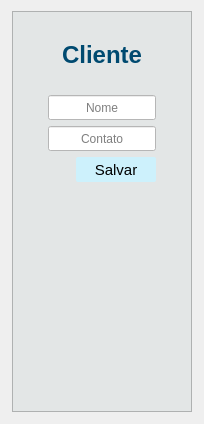
                <widget class="QWidget" name="tab_1">
                 <attribute name="title">
                  <string>Cadastro</string>
                 </attribute>
                 <layout class="QGridLayout" name="gridLayout_2">
                  <item row="0" column="2">
                   <spacer name="horizontalSpacer_2">
                    <property name="orientation">
                     <enum>Qt::Horizontal</enum>
                    </property>
                    <property name="sizeType">
                     <enum>QSizePolicy::Fixed</enum>
                    </property>
                    <property name="sizeHint" stdset="0">
                     <size>
                      <width>1</width>
                      <height>20</height>
                     </size>
                    </property>
                   </spacer>
                  </item>
                  <item row="2" column="1">
                   <spacer name="verticalSpacer_24">
                    <property name="orientation">
                     <enum>Qt::Vertical</enum>
                    </property>
                    <property name="sizeType">
                     <enum>QSizePolicy::Fixed</enum>
                    </property>
                    <property name="sizeHint" stdset="0">
                     <size>
                      <width>20</width>
                      <height>1</height>
                     </size>
                    </property>
                   </spacer>
                  </item>
                  <item row="1" column="0">
                   <spacer name="horizontalSpacer_5">
                    <property name="orientation">
                     <enum>Qt::Horizontal</enum>
                    </property>
                    <property name="sizeType">
                     <enum>QSizePolicy::Fixed</enum>
                    </property>
                    <property name="sizeHint" stdset="0">
                     <size>
                      <width>1</width>
                      <height>20</height>
                     </size>
                    </property>
                   </spacer>
                  </item>
                  <item row="0" column="1" rowspan="2">
                   <widget class="QFrame" name="frame_5">
                    <property name="minimumSize">
                     <size>
                      <width>0</width>
                      <height>0</height>
                     </size>
                    </property>
                    <property name="styleSheet">
                     <string notr="true">QPushButton:hover{
	border-radius:15px;
}
QLineEdit{

	
	background-color: rgb(255,255,255);
	font: 10pt &quot;MS Shell Dlg 2&quot;;
}

QFrame{

	
		background-color: rgb(227, 230, 230);

}
</string>
                    </property>
                    <property name="frameShape">
                     <enum>QFrame::StyledPanel</enum>
                    </property>
                    <property name="frameShadow">
                     <enum>QFrame::Raised</enum>
                    </property>
                    <layout class="QGridLayout" name="gridLayout">
                     <item row="4" column="1">
                      <spacer name="verticalSpacer_8">
                       <property name="orientation">
                        <enum>Qt::Vertical</enum>
                       </property>
                       <property name="sizeType">
                        <enum>QSizePolicy::Fixed</enum>
                       </property>
                       <property name="sizeHint" stdset="0">
                        <size>
                         <width>20</width>
                         <height>20</height>
                        </size>
                       </property>
                      </spacer>
                     </item>
                     <item row="11" column="0">
                      <spacer name="verticalSpacer_17">
                       <property name="orientation">
                        <enum>Qt::Horizontal</enum>
                       </property>
                       <property name="sizeType">
                        <enum>QSizePolicy::Fixed</enum>
                       </property>
                       <property name="sizeHint" stdset="0">
                        <size>
                         <width>20</width>
                         <height>20</height>
                        </size>
                       </property>
                      </spacer>
                     </item>
                     <item row="13" column="2">
                      <spacer name="verticalSpacer_4">
                       <property name="orientation">
                        <enum>Qt::Vertical</enum>
                       </property>
                       <property name="sizeType">
                        <enum>QSizePolicy::Expanding</enum>
                       </property>
                       <property name="sizeHint" stdset="0">
                        <size>
                         <width>50</width>
                         <height>220</height>
                        </size>
                       </property>
                      </spacer>
                     </item>
                     <item row="10" column="1" colspan="2">
                      <widget class="QLineEdit" name="lineEdit_nome_cliente">
                       <property name="sizePolicy">
                        <sizepolicy hsizetype="Preferred" vsizetype="Preferred">
                         <horstretch>0</horstretch>
                         <verstretch>0</verstretch>
                        </sizepolicy>
                       </property>
                       <property name="minimumSize">
                        <size>
                         <width>50</width>
                         <height>25</height>
                        </size>
                       </property>
                       <property name="maximumSize">
                        <size>
                         <width>2000</width>
                         <height>25</height>
                        </size>
                       </property>
                       <property name="mouseTracking">
                        <bool>true</bool>
                       </property>
                       <property name="text">
                        <string/>
                       </property>
                       <property name="alignment">
                        <set>Qt::AlignCenter</set>
                       </property>
                       <property name="placeholderText">
                        <string>Nome</string>
                       </property>
                      </widget>
                     </item>
                     <item row="12" column="3">
                      <spacer name="verticalSpacer_20">
                       <property name="orientation">
                        <enum>Qt::Horizontal</enum>
                       </property>
                       <property name="sizeType">
                        <enum>QSizePolicy::Fixed</enum>
                       </property>
                       <property name="sizeHint" stdset="0">
                        <size>
                         <width>20</width>
                         <height>20</height>
                        </size>
                       </property>
                      </spacer>
                     </item>
                     <item row="12" column="0" colspan="2">
                      <spacer name="horizontalSpacer">
                       <property name="orientation">
                        <enum>Qt::Horizontal</enum>
                       </property>
                       <property name="sizeType">
                        <enum>QSizePolicy::Preferred</enum>
                       </property>
                       <property name="sizeHint" stdset="0">
                        <size>
                         <width>28</width>
                         <height>20</height>
                        </size>
                       </property>
                      </spacer>
                     </item>
                     <item row="12" column="2">
                      <widget class="QPushButton" name="btn_salvar_cliente">
                       <property name="sizePolicy">
                        <sizepolicy hsizetype="Preferred" vsizetype="Preferred">
                         <horstretch>0</horstretch>
                         <verstretch>0</verstretch>
                        </sizepolicy>
                       </property>
                       <property name="minimumSize">
                        <size>
                         <width>80</width>
                         <height>25</height>
                        </size>
                       </property>
                       <property name="maximumSize">
                        <size>
                         <width>60</width>
                         <height>16777215</height>
                        </size>
                       </property>
                       <property name="font">
                        <font>
                         <pointsize>11</pointsize>
                        </font>
                       </property>
                       <property name="cursor">
                        <cursorShape>PointingHandCursor</cursorShape>
                       </property>
                       <property name="styleSheet">
                        <string notr="true">QPushButton{
	
	background-color: rgb(205, 241, 252);
		border-radius:2px;
	color: rgb(0, 0, 0);
}

QPushButton:hover{
	border-radius:15px;
	background-color: rgb(255, 255, 255);
}</string>
                       </property>
                       <property name="text">
                        <string>Salvar</string>
                       </property>
                      </widget>
                     </item>
                     <item row="9" column="1">
                      <spacer name="verticalSpacer_5">
                       <property name="orientation">
                        <enum>Qt::Vertical</enum>
                       </property>
                       <property name="sizeType">
                        <enum>QSizePolicy::Fixed</enum>
                       </property>
                       <property name="sizeHint" stdset="0">
                        <size>
                         <width>20</width>
                         <height>20</height>
                        </size>
                       </property>
                      </spacer>
                     </item>
                     <item row="10" column="0">
                      <spacer name="verticalSpacer_16">
                       <property name="orientation">
                        <enum>Qt::Horizontal</enum>
                       </property>
                       <property name="sizeType">
                        <enum>QSizePolicy::Fixed</enum>
                       </property>
                       <property name="sizeHint" stdset="0">
                        <size>
                         <width>20</width>
                         <height>20</height>
                        </size>
                       </property>
                      </spacer>
                     </item>
                     <item row="11" column="3">
                      <spacer name="verticalSpacer_19">
                       <property name="orientation">
                        <enum>Qt::Horizontal</enum>
                       </property>
                       <property name="sizeType">
                        <enum>QSizePolicy::Fixed</enum>
                       </property>
                       <property name="sizeHint" stdset="0">
                        <size>
                         <width>20</width>
                         <height>20</height>
                        </size>
                       </property>
                      </spacer>
                     </item>
                     <item row="11" column="1" colspan="2">
                      <widget class="QLineEdit" name="lineEdit_contato_cliente">
                       <property name="sizePolicy">
                        <sizepolicy hsizetype="Preferred" vsizetype="Preferred">
                         <horstretch>0</horstretch>
                         <verstretch>0</verstretch>
                        </sizepolicy>
                       </property>
                       <property name="minimumSize">
                        <size>
                         <width>50</width>
                         <height>25</height>
                        </size>
                       </property>
                       <property name="maximumSize">
                        <size>
                         <width>2000</width>
                         <height>25</height>
                        </size>
                       </property>
                       <property name="alignment">
                        <set>Qt::AlignCenter</set>
                       </property>
                       <property name="placeholderText">
                        <string>Contato</string>
                       </property>
                      </widget>
                     </item>
                     <item row="10" column="3">
                      <spacer name="verticalSpacer_18">
                       <property name="orientation">
                        <enum>Qt::Horizontal</enum>
                       </property>
                       <property name="sizeType">
                        <enum>QSizePolicy::Fixed</enum>
                       </property>
                       <property name="sizeHint" stdset="0">
                        <size>
                         <width>20</width>
                         <height>20</height>
                        </size>
                       </property>
                      </spacer>
                     </item>
                     <item row="5" column="0" colspan="4">
                      <widget class="QLabel" name="label_3">
                       <property name="text">
                        <string>&lt;html&gt;&lt;head/&gt;&lt;body&gt;&lt;p align=&quot;center&quot;&gt;&lt;span style=&quot; font-size:18pt; font-weight:600; color:#004a70;&quot;&gt;Cliente&lt;/span&gt;&lt;/p&gt;&lt;/body&gt;&lt;/html&gt;</string>
                       </property>
                       <property name="alignment">
                        <set>Qt::AlignCenter</set>
                       </property>
                      </widget>
                     </item>
                    </layout>
                   </widget>
                  </item>
                 </layout>
                </widget>
